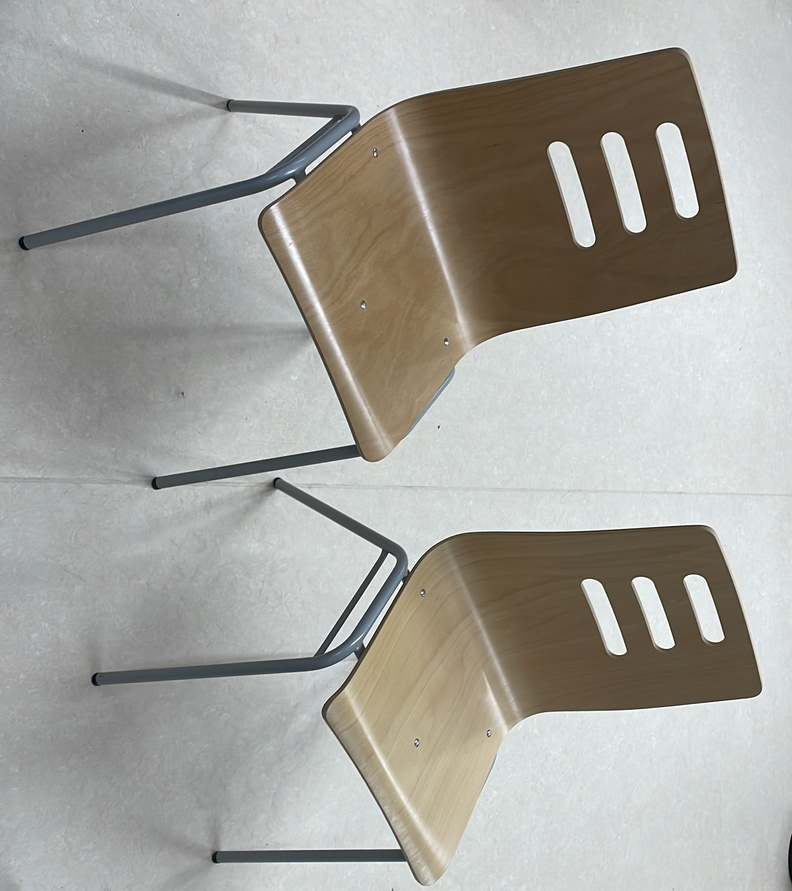
%> input picture Projet RIO203/uploads/image-1705487663522.jpg, 792 x 891 px, shrunk from 1952 x 2196 before the run; its folder holds only this picture in this run
$ octave test.m   (GNU Octave 9; MATLAB toolbox functions it lacks are replaced by stand-ins)
%> lines starting %> are read from the running program, lines starting %| are printed output that depends on the picture
dossier = 'uploads/';
contenuDossier = dir(fullfile(dossier, '*.jpg'));  % Remplacez '*.jpg' par le format de votre photo
nomFichier = contenuDossier(1).name;
cheminFichier = fullfile(dossier, nomFichier);

I = imread(cheminFichier);
%> I is the input picture: size 891x792x3 uint8; mean R, G, B 165.5, 164.3, 158.5
I = rgb2gray(I);
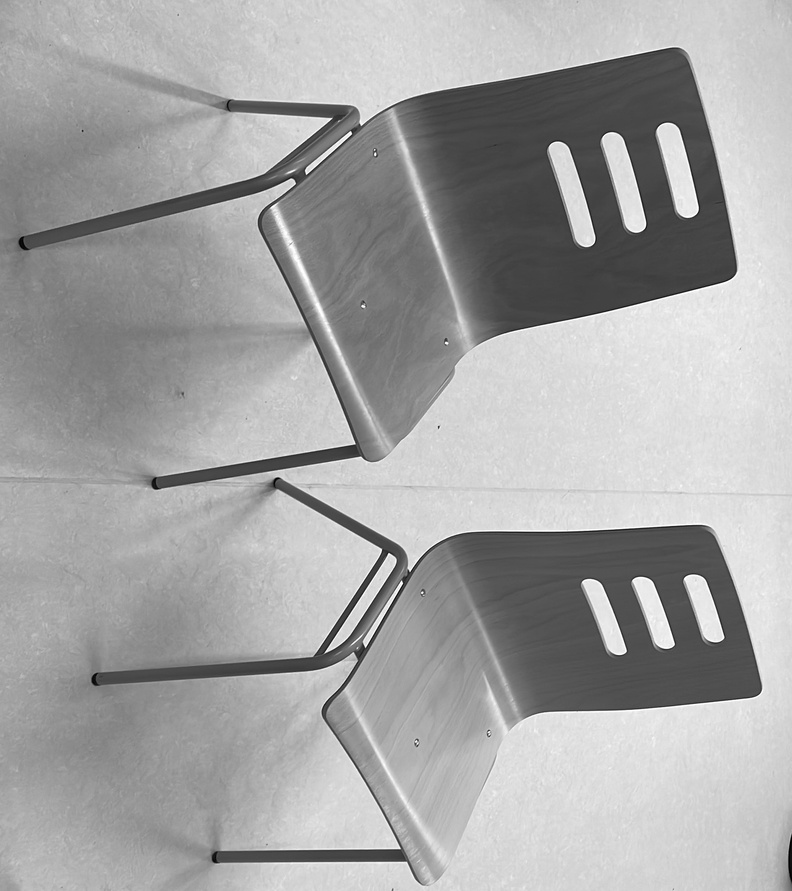
%> I: size 891x792 uint8; min 0, max 255, mean 164
corners = detectMinEigenFeatures(I, "MinQuality", 0.42, "FilterSize", 5);
%> corners = 19 points; strongest (x, y): (390, 555), (410, 571), (366, 647), (351, 133), (307, 174)

[features,valid_corners] = extractFeatures(I,corners);
%> valid_corners = 18 points; strongest (x, y): (390, 555), (410, 571), (366, 647), (351, 133), (307, 174)
figure;
imshow(I);
hold on
plot(valid_corners.selectStrongest(50));
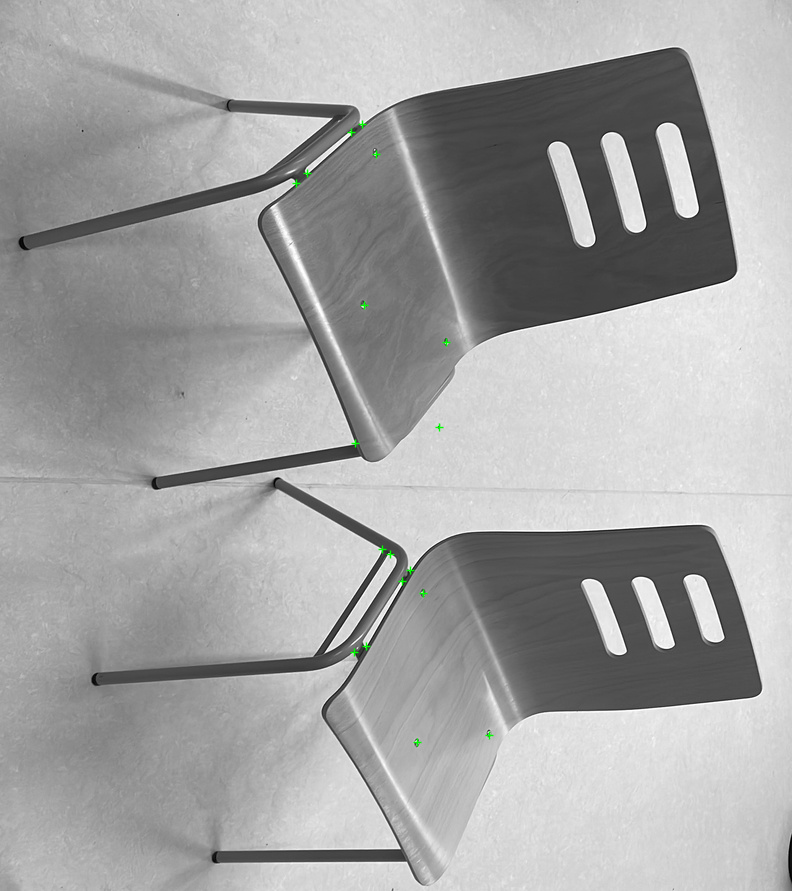
%> figure redrawn from the program's plot data
num_corners = corners.Count;
%> num_corners = 19
estimate_obstacle_number = num_corners/12;
%> estimate_obstacle_number = 1.58
danger_rate = 30*estimate_obstacle_number;
%> danger_rate = 47.5
if (0<danger_rate) && (danger_rate<15)
    danger_rate = 0
end
if (15<=danger_rate) && (danger_rate<=45)
    danger_rate = 30
end
if (45<danger_rate) && (danger_rate<=75)
    danger_rate = 60
end
if (75<danger_rate) && (danger_rate<=95)
    danger_rate = 90
end
if danger_rate > 95
    danger_rate = 100
end

file_path = 'C:\Users\ilias\Desktop\Projet RIO203\output.txt';

fileID = fopen(file_path, 'w');
fprintf(fileID, '%d\n', danger_rate);
fclose(fileID);
%fileID = fopen(file_path, 'w');
%fprintf(fileID, '%d\n', danger_rate);
%fclose(fileID);


file_path = 'C:\Users\ilias\Desktop\Projet RIO203\corners.txt';

fileID = fopen(file_path, 'a');
fprintf(fileID, 'nb coins : %d\n', num_corners);
fclose(fileID);


% [6 lines of commented-out code are left out]
